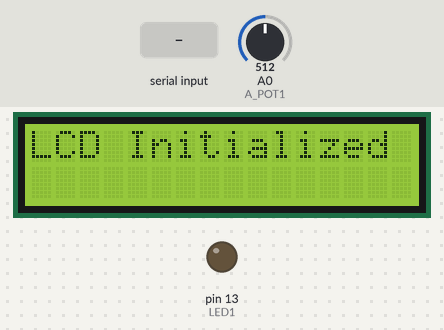
The program below on a simulated Arduino Nano, built with avr-gcc and run on an emulated ATmega328P. Parts: 16×2 character LCD, output pins drawn as LEDs (lit = HIGH). The test bench sets the inputs (shaded band); at power-on: A0 (A_POT1) = 512. What the program prints to the serial monitor is not drawn.

Above: at 1.2 s.
1.3 s: "f" received over Serial
At 1.9 s:
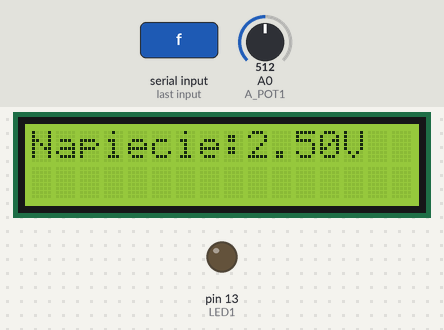
2.8 s: "c90\n" received over Serial
At 3.2 s:
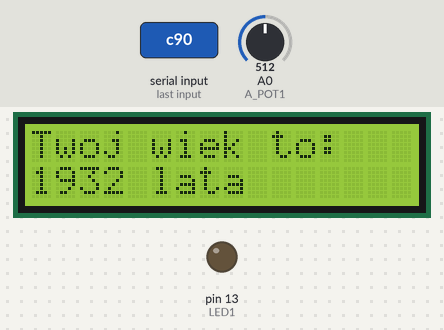
4.8 s: "b90\n" received over Serial
At 5.6 s:
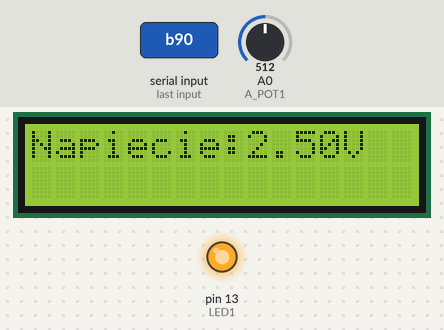
6.3 s: A0 (A_POT1) set to 716
At 6.6 s:
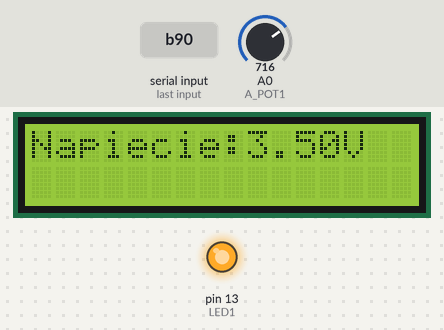
7.8 s: "c,45\n" received over Serial
At 8.2 s:
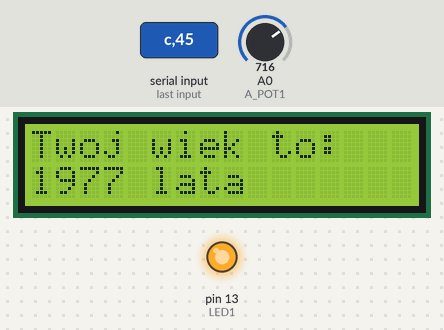
9.8 s: A0 (A_POT1) set to 900
At 11.7 s:
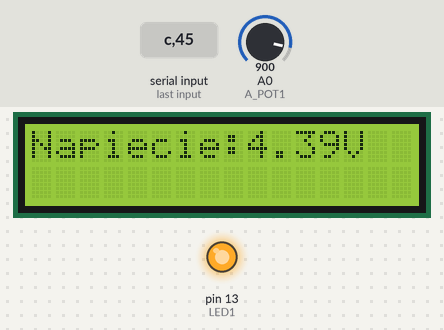
Timing chart, 0 to 12.8 s (numbered marks = the images above; inputs shaded):
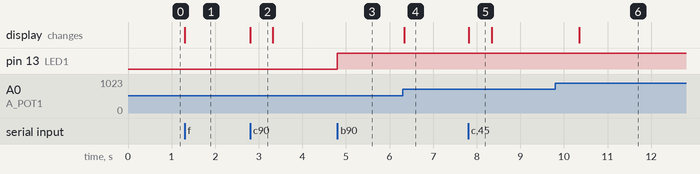

The program:

main.cpp
```cpp
#include <Arduino.h>
#include <LiquidCrystal.h>

#define LED1 13
#define LED2 13
#define YEAR 2022
#define A_POT1 A0

LiquidCrystal lcd(12, 11, 5, 4, 3, 2);

void setup()
{
    // Led pin setup
    pinMode(LED1, OUTPUT);
    pinMode(LED2, OUTPUT);
    // LCD setup
    lcd.begin(16, 2);
    lcd.print("LCD Initialized");
}

void loop()
{
    int interval = 1000;
    unsigned long ptime = 0;
    unsigned long ptime2 = 0;
    char menu;
    bool ledFlag = false;
    bool blinkFlag = false;
    bool bdayFlag = false;
    bool voltFlag = false;
    float volt = 0.0;

    // Serial comunication initialization
    Serial.begin(9600);

    while (1)
    {
        // Led blinking
        if (blinkFlag)
        {
            if (ptime < (millis() - interval))
            {
                digitalWrite(LED2, LOW);
                ptime = millis(); // Update time
            }
            if (ptime < (millis() - (interval / 2)))
            {
                digitalWrite(LED2, HIGH);
            }
        }

        // Analog cyclic measurement
        if (voltFlag)
        {
            if (ptime2 < (millis() - interval))
            {
                // Make analog reading and convert to volts
                volt = analogRead(A_POT1) / 204.8;
                // Print to serial
                Serial.print("Napiecie:");
                Serial.print(volt);
                Serial.println("V");

                lcd.clear(); // Clear the LCD
                lcd.setCursor(0,0); // Set cursor in left-top corner

                // Print to LCD
                lcd.print("Napiecie:");
                lcd.print(volt);
                lcd.print("V");

                // Update time
                ptime2 = millis();
            }
        }

        // Age calculation
        if (bdayFlag)
        {
            int year, age = 0;

            if (Serial.available()) // Wait for input
            {
                year = Serial.parseInt(); // Get year from Serial
                if (year > 0)
                {
                    // Calculate age
                    age = YEAR - year;

                    // Print age to Serial
                    Serial.print("Twój wiek: ");
                    Serial.print(age);
                    Serial.println(" lata");


                    lcd.clear(); // Clear the LCD
                    lcd.setCursor(0,0); // Set cursor in left-top corner

                    // Print age to LCD
                    lcd.print("Twoj wiek to:");
                    lcd.setCursor(0,1);
                    lcd.print(age);
                    lcd.print(" lata");

                    // Set the flag
                    bdayFlag = false;
                }
            }
        }

        menu = Serial.read();
        switch (menu)
        {
        // Print 'hello wolrd' message
        case 'a':
        {
            Serial.println("Hello world");
            break;
        }
        // Turn on/off LED1
        case 'b':
        {
            if (ledFlag)
            {
                // Turn led ON and change flag
                digitalWrite(LED1, LOW);
                ledFlag = false;
            }
            else
            {
                // Turn led OFF and change flag
                digitalWrite(LED1, HIGH);
                ledFlag = true;
            }
            break;
        }
        // Calculate age
        case 'c':
        {
            Serial.println("Podaj rok urodzenia");
            bdayFlag = true;
            break;
        }
        // Turn on/off blinking LED2
        case 'd':
        {
            // Change blink flag
            if (blinkFlag)
                blinkFlag = false;
            else
                blinkFlag = true;
            break;
        }
        // Make one voltage measurement
        case 'e':
        {
            // Make analog reading and convert to volts
            volt = analogRead(A_POT1) / 204.8;
            // Print to Serial
            Serial.print("Napiecie:");
            Serial.print(volt);
            Serial.println("V");

            lcd.setCursor(0, 0); // Set cursor in left-top corner
            lcd.clear(); // Clear the LCD

            // Print to LCD
            lcd.print("Napiecie:");
            lcd.print(volt);
            lcd.print("V");
            break;
        }
        // Turn on voltage measurement
        case 'f':
        {
            voltFlag = true;
            break;
        }
        // Turn off voltage measurement
        case 'x':
        {
            /*if(voltFlag)
                lcd.clear();*/
            voltFlag = false;
            break;
        }
        // Display menu
        case '?':
        {
            Serial.print("a - 'Hello world'\nb - LED1 ON/OFF\nc - liczenie wieku\nd - miganie LED2\n? - wyswietlanie opcji\n");
            break;
        }
        default:
            break;
        }
    }
}
```

Measured:
- after the input at 1.3 s, the display: changes at once (image 1)
- after the input at 2.8 s, the display: changes at once (image 2)
- after the input at 4.8 s, pin 13 (LED1): LOW → HIGH at once
- after the input at 6.3 s, the display: changes at once (image 4)
- after the input at 7.8 s, the display: changes at once (image 5)
- after the input at 9.8 s, the display: changes after 0.55 s (image 6)
- what the display in image 2 shows lasts 0.5 s, from 2.8 s to 3.3 s
